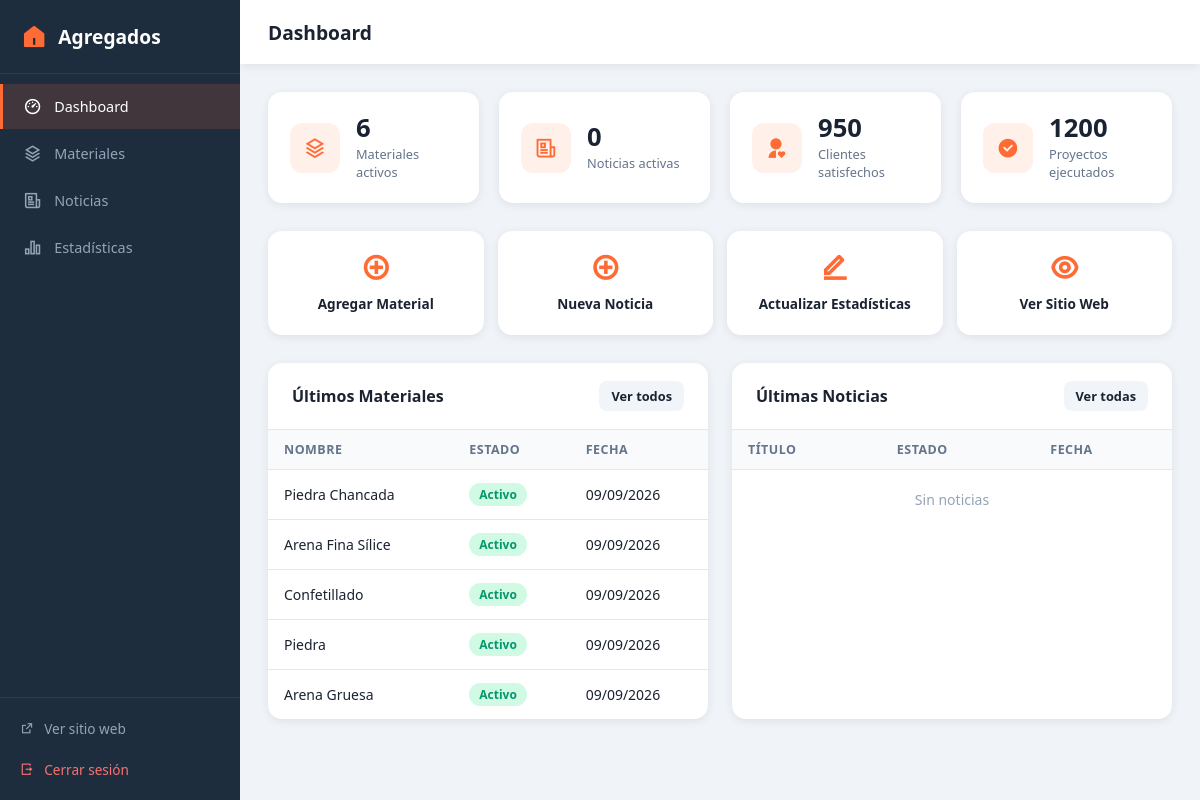
The page /admin/dashboard.php (signed in) on the database its author committed.
### tables this page shows
CREATE TABLE IF NOT EXISTS estadisticas (
    id     INT AUTO_INCREMENT PRIMARY KEY,
    clave  VARCHAR(60) UNIQUE NOT NULL,
    valor  INT NOT NULL DEFAULT 0,
    label  VARCHAR(120) NOT NULL,
    icono  VARCHAR(60) NOT NULL DEFAULT 'ri-bar-chart-fill'
);

CREATE TABLE IF NOT EXISTS materiales (
    id          INT AUTO_INCREMENT PRIMARY KEY,
    nombre      VARCHAR(150) NOT NULL,
    descripcion TEXT,
    imagen      VARCHAR(300),
    activo      TINYINT(1) NOT NULL DEFAULT 1,
    orden       INT NOT NULL DEFAULT 0,
    created_at  TIMESTAMP DEFAULT CURRENT_TIMESTAMP
);

### admin/dashboard.php (the view, shortened to what this page needs)
<?php
require_once __DIR__ . '/../db/config.php';
$cntMat = (int)$pdo->query("SELECT COUNT(*) FROM materiales WHERE activo=1")->fetchColumn();
$cntNot = (int)$pdo->query("SELECT COUNT(*) FROM noticias   WHERE activo=1")->fetchColumn();
$statCS = (int)$pdo->query("SELECT valor FROM estadisticas WHERE clave='clientes_satisfechos'")->fetchColumn();
$statPE = (int)$pdo->query("SELECT valor FROM estadisticas WHERE clave='proyectos_ejecutados'")->fetchColumn();
$recMat = $pdo->query("SELECT nombre, activo, created_at FROM materiales ORDER BY id DESC LIMIT 5")->fetchAll();
$recNot = $pdo->query("SELECT titulo, activo, created_at FROM noticias   ORDER BY id DESC LIMIT 5")->fetchAll();
require_once __DIR__ . '/includes/header.php';
?>
<div class="cards">
  <div class="sc"><div class="sc-icon"><i class="ri-stack-line"></i></div>
    <div><h3><?= $cntMat ?></h3><p>Materiales activos</p></div></div>
  <div class="sc"><div class="sc-icon"><i class="ri-newspaper-line"></i></div>
    <div><h3><?= $cntNot ?></h3><p>Noticias activas</p></div></div>
  <div class="sc"><div class="sc-icon"><i class="ri-user-heart-fill"></i></div>
    <div><h3><?= $statCS ?></h3><p>Clientes satisfechos</p></div></div>
  <div class="sc"><div class="sc-icon"><i class="ri-checkbox-circle-fill"></i></div>
    <div><h3><?= $statPE ?></h3><p>Proyectos ejecutados</p></div></div>
</div>
<div class="quick-grid">
  <a href="materiales.php" class="qa"><i class="ri-add-circle-line"></i>Agregar Material</a>
  <a href="noticias.php"   class="qa"><i class="ri-add-circle-line"></i>Nueva Noticia</a>
  <a href="estadisticas.php" class="qa"><i class="ri-edit-line"></i>Actualizar Estadísticas</a>
  <a href="../index.php" target="_blank" class="qa"><i class="ri-eye-line"></i>Ver Sitio Web</a>
</div>
<div style="display:grid;grid-template-columns:1fr 1fr;gap:24px">
  <div class="panel">
    <div class="ph"><h2>Últimos Materiales</h2>
      <a href="materiales.php" class="btn btn-ghost btn-sm">Ver todos</a></div>
    <div class="tw"><table>
      <thead><tr><th>Nombre</th><th>Estado</th><th>Fecha</th></tr></thead>
      <tbody>
      <?php foreach ($recMat as $r): ?>
      <tr>
        <td><?= htmlspecialchars($r['nombre']) ?></td>
        <td><span class="badge badge-<?= $r['activo']?'on':'off' ?>"><?= $r['activo']?'Activo':'Inactivo' ?></span></td>
        <td><?= date('d/m/Y', strtotime($r['created_at'])) ?></td>
      </tr>
      <?php endforeach; ?>
      </tbody>
    </table></div>
  </div>
  <div class="panel">
    <div class="ph"><h2>Últimas Noticias</h2>
      <a href="noticias.php" class="btn btn-ghost btn-sm">Ver todas</a></div>
    <div class="tw"><table>
      <thead><tr><th>Título</th><th>Estado</th><th>Fecha</th></tr></thead>
      <tbody>
      <?php if (!$recNot): ?><tr><td colspan="3" style="color:#94a3b8;text-align:center;padding:20px">Sin noticias</td></tr><?php endif; ?>
      </tbody>
    </table></div>
  </div>
</div>
<?php require_once __DIR__ . '/includes/footer.php'; ?>

### admin/includes/header.php (style rules this page uses)
:root { --p:#ff6b35;--p2:#e65a2e;--sb:#1e2d3d;--bg:#f0f4f8;--wh:#fff;--tx:#1a2332;--mu:#64748b;--br:#e2e8f0;--sh:0 2px 10px rgba(0,0,0,.08);--sh2:0 8px 24px rgba(0,0,0,.14) }
* { margin:0;padding:0;box-sizing:border-box;font-family:'Segoe UI',system-ui,sans-serif }
body { background:var(--bg);color:var(--tx) }
a { text-decoration:none;color:inherit }
.cards { display:grid;grid-template-columns:repeat(auto-fit,minmax(190px,1fr));gap:20px;margin-bottom:28px }
.sc { background:var(--wh);border-radius:14px;padding:22px;box-shadow:var(--sh);display:flex;align-items:center;gap:16px }
.sc-icon { width:50px;height:50px;border-radius:12px;background:rgba(255,107,53,.1);display:flex;align-items:center;justify-content:center;color:var(--p);font-size:1.4rem;flex-shrink:0 }
.sc h3 { font-size:1.6rem;font-weight:700;line-height:1.1 }
.sc p { color:var(--mu);font-size:.8rem;margin-top:3px }
.panel { background:var(--wh);border-radius:14px;box-shadow:var(--sh);margin-bottom:24px;overflow:hidden }
.ph { padding:18px 24px;border-bottom:1px solid var(--br);display:flex;align-items:center;justify-content:space-between;gap:12px;flex-wrap:wrap }
.ph h2 { font-size:1rem;font-weight:700 }
.btn { display:inline-flex;align-items:center;gap:6px;padding:9px 18px;border-radius:8px;border:none;cursor:pointer;font-size:.875rem;font-weight:600;transition:all .2s;text-decoration:none }
.btn-ghost { background:#f1f5f9;color:var(--tx) }
.btn-sm { padding:6px 12px;font-size:.8rem }
.tw { overflow-x:auto }
table { width:100%;border-collapse:collapse;font-size:.875rem }
th { background:#f8fafc;padding:11px 16px;text-align:left;font-weight:600;color:var(--mu);font-size:.78rem;text-transform:uppercase;letter-spacing:.04em;border-bottom:1px solid var(--br);white-space:nowrap }
td { padding:13px 16px;border-bottom:1px solid var(--br);vertical-align:middle }
tr:last-child td { border-bottom:none }
.badge { display:inline-block;padding:3px 10px;border-radius:20px;font-size:.75rem;font-weight:600 }
.badge-on { background:#d1fae5;color:#059669 }
.quick-grid { display:grid;grid-template-columns:repeat(auto-fit,minmax(160px,1fr));gap:14px;margin-bottom:28px }
.qa { display:flex;flex-direction:column;align-items:center;gap:10px;padding:22px 16px;background:var(--wh);border-radius:14px;box-shadow:var(--sh);color:var(--tx);font-size:.85rem;font-weight:600;transition:all .25s;text-align:center }
.qa i { font-size:1.8rem;color:var(--p) }

### rows shown on the page
estadisticas: valor "950"
estadisticas: valor "1200"
materiales: nombre "Piedra Chancada", activo "Activo", created_at "09/09/2026"
materiales: nombre "Arena Fina Sílice", activo "Activo", created_at "09/09/2026"
materiales: nombre "Confetillado", activo "Activo", created_at "09/09/2026"
materiales: nombre "Piedra", activo "Activo", created_at "09/09/2026"
materiales: nombre "Arena Gruesa", activo "Activo", created_at "09/09/2026"

### other values the page prints
$lbl "Dashboard"
$lbl "Materiales"
$lbl "Noticias"
$lbl "Estadísticas"
$title "Dashboard"
$cntMat "6"
$cntNot "0"
